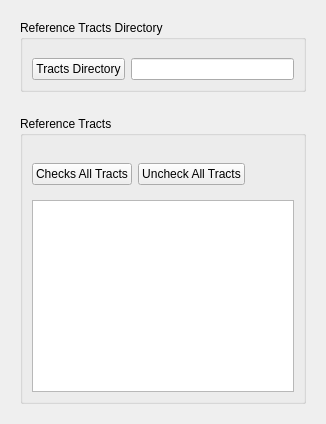
      <widget class="QWidget" name="reference_tracts_tab">
       <attribute name="title">
        <string>Reference tracts</string>
       </attribute>
       <layout class="QVBoxLayout" name="verticalLayout_4">
        <item>
         <widget class="QWidget" name="tracts_dir_widget" native="true">
          <layout class="QHBoxLayout" name="horizontalLayout_4">
           <item>
            <widget class="QGroupBox" name="tracts_dir_groupBox">
             <property name="title">
              <string>Reference Tracts Directory</string>
             </property>
             <layout class="QGridLayout" name="gridLayout_7">
              <property name="topMargin">
               <number>18</number>
              </property>
              <item row="0" column="0">
               <widget class="QPushButton" name="tracts_dir_pushButton">
                <property name="text">
                 <string>Tracts Directory</string>
                </property>
               </widget>
              </item>
              <item row="0" column="1">
               <widget class="QLineEdit" name="para_tracts_dir_lineEdit"/>
              </item>
             </layout>
            </widget>
           </item>
          </layout>
         </widget>
        </item>
        <item>
         <widget class="QWidget" name="ref_tracts_widget" native="true">
          <layout class="QVBoxLayout" name="verticalLayout_30">
           <item>
            <widget class="QGroupBox" name="ref_tracts_groupBox">
             <property name="title">
              <string>Reference Tracts</string>
             </property>
             <layout class="QVBoxLayout" name="verticalLayout_9">
              <property name="topMargin">
               <number>18</number>
              </property>
              <item>
               <widget class="QWidget" name="widget_3" native="true">
                <layout class="QGridLayout" name="gridLayout_4">
                 <property name="leftMargin">
                  <number>0</number>
                 </property>
                 <item row="0" column="0">
                  <widget class="QPushButton" name="check_all_tracts_pushButton">
                   <property name="text">
                    <string>Checks All Tracts</string>
                   </property>
                  </widget>
                 </item>
                 <item row="0" column="1">
                  <widget class="QPushButton" name="uncheck_all_tracts_pushButton">
                   <property name="text">
                    <string>Uncheck All Tracts</string>
                   </property>
                  </widget>
                 </item>
                 <item row="0" column="2">
                  <spacer name="horizontalSpacer_2">
                   <property name="orientation">
                    <enum>Qt::Horizontal</enum>
                   </property>
                   <property name="sizeHint" stdset="0">
                    <size>
                     <width>40</width>
                     <height>20</height>
                    </size>
                   </property>
                  </spacer>
                 </item>
                </layout>
               </widget>
              </item>
              <item>
               <widget class="QListWidget" name="para_ref_tracts_listWidget"/>
              </item>
             </layout>
            </widget>
           </item>
          </layout>
         </widget>
        </item>
       </layout>
      </widget>
